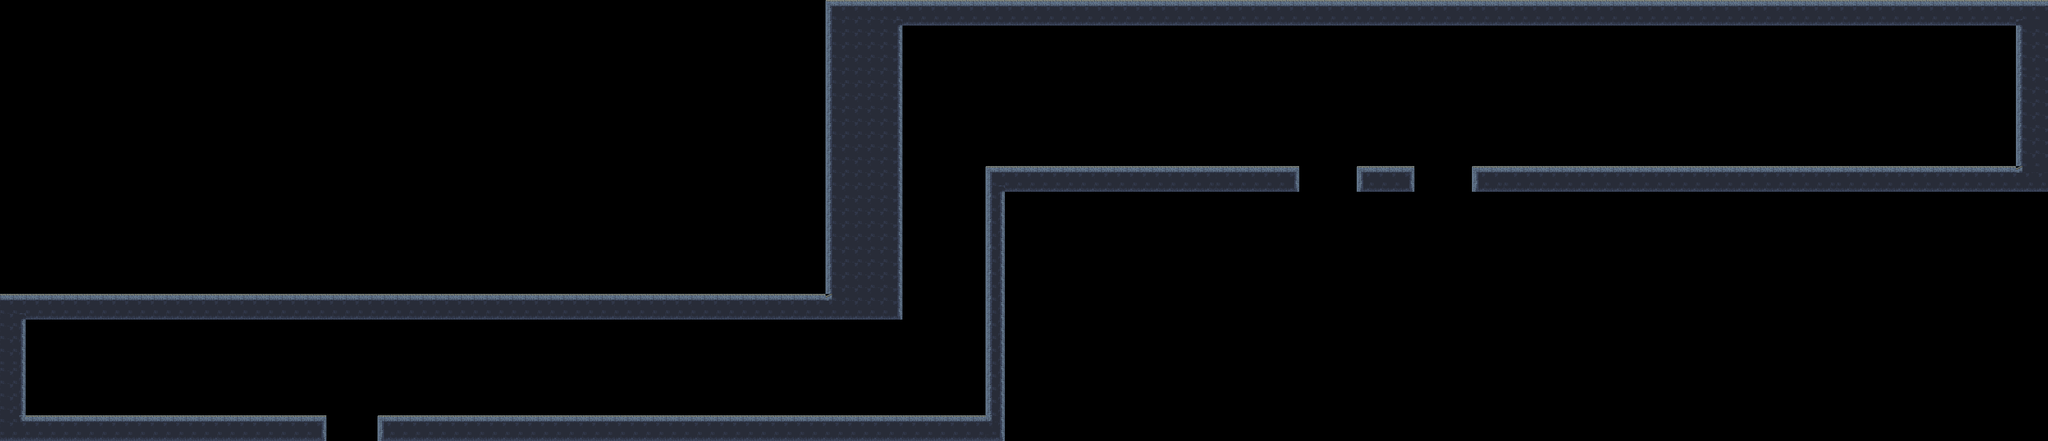

Tiled map render using the project's own tile images. Description and the map definition, with tile-layer contents summarised, below:
An orthogonal 320x69 tile map with 32x32 px tiles, 1 tile layer (タイルレイヤー1).

<map version="1.10" tiledversion="1.12.1" orientation="orthogonal" renderorder="right-down" width="320" height="69" tilewidth="32" tileheight="32" infinite="0" nextlayerid="2" nextobjectid="1">
 <editorsettings>
  <export target="../../Resource/CSV/StageFirst.csv" format="csv" />
 </editorsettings>
 <tileset firstgid="1" source="GroundChipsFacility.tsx" />
 <layer id="1" name="タイルレイヤー1" width="320" height="69">
  <data>[22080 cells, 3295 non-empty, 21 distinct tile ids]</data>
 </layer>
</map>
